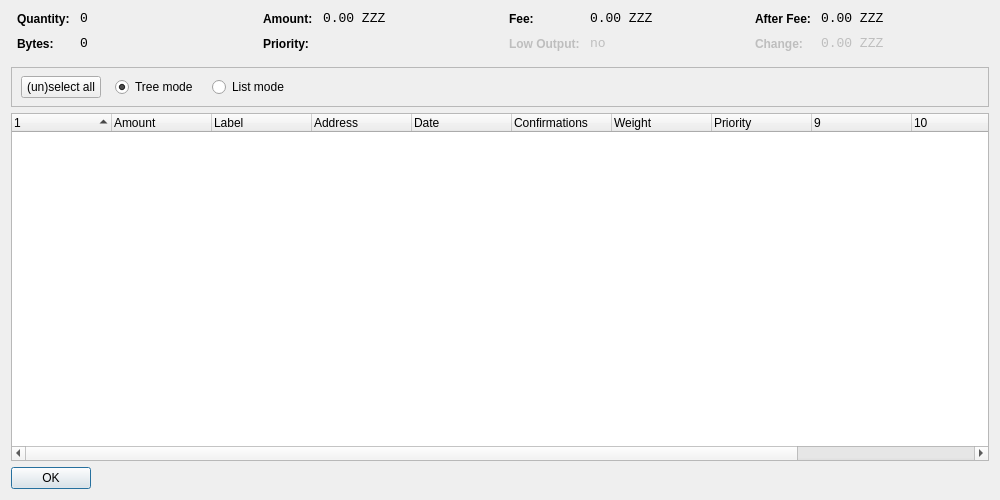
<?xml version="1.0" encoding="UTF-8"?>
<ui version="4.0">
 <class>CoinControlDialog</class>
 <widget class="QWidget" name="CoinControlDialog">
  <property name="geometry">
   <rect>
    <x>0</x>
    <y>0</y>
    <width>1000</width>
    <height>500</height>
   </rect>
  </property>
  <property name="windowTitle">
   <string>Coin Control</string>
  </property>
  <layout class="QVBoxLayout" name="verticalLayout">
   <item>
    <layout class="QHBoxLayout" name="horizontalLayoutTop" stretch="0,0,0,0">
     <property name="topMargin">
      <number>0</number>
     </property>
     <property name="bottomMargin">
      <number>10</number>
     </property>
     <item>
      <layout class="QFormLayout" name="formLayoutCoinControl1">
       <property name="horizontalSpacing">
        <number>10</number>
       </property>
       <property name="verticalSpacing">
        <number>10</number>
       </property>
       <property name="leftMargin">
        <number>6</number>
       </property>
       <property name="rightMargin">
        <number>6</number>
       </property>
       <item row="0" column="0">
        <widget class="QLabel" name="labelCoinControlQuantityText">
         <property name="styleSheet">
          <string notr="true">font-weight:bold;</string>
         </property>
         <property name="text">
          <string>Quantity:</string>
         </property>
        </widget>
       </item>
       <item row="0" column="1">
        <widget class="QLabel" name="labelCoinControlQuantity">
         <property name="font">
          <font>
           <family>Monospace</family>
           <pointsize>10</pointsize>
          </font>
         </property>
         <property name="cursor">
          <cursorShape>IBeamCursor</cursorShape>
         </property>
         <property name="contextMenuPolicy">
          <enum>Qt::ActionsContextMenu</enum>
         </property>
         <property name="text">
          <string notr="true">0</string>
         </property>
         <property name="textInteractionFlags">
          <set>Qt::LinksAccessibleByMouse|Qt::TextSelectableByKeyboard|Qt::TextSelectableByMouse</set>
         </property>
        </widget>
       </item>
       <item row="1" column="0">
        <widget class="QLabel" name="labelCoinControlBytesText">
         <property name="styleSheet">
          <string notr="true">font-weight:bold;</string>
         </property>
         <property name="text">
          <string>Bytes:</string>
         </property>
        </widget>
       </item>
       <item row="1" column="1">
        <widget class="QLabel" name="labelCoinControlBytes">
         <property name="font">
          <font>
           <family>Monospace</family>
           <pointsize>10</pointsize>
          </font>
         </property>
         <property name="cursor">
          <cursorShape>IBeamCursor</cursorShape>
         </property>
         <property name="contextMenuPolicy">
          <enum>Qt::ActionsContextMenu</enum>
         </property>
         <property name="text">
          <string notr="true">0</string>
         </property>
         <property name="textInteractionFlags">
          <set>Qt::LinksAccessibleByMouse|Qt::TextSelectableByKeyboard|Qt::TextSelectableByMouse</set>
         </property>
        </widget>
       </item>
      </layout>
     </item>
     <item>
      <layout class="QFormLayout" name="formLayoutCoinControl2">
       <property name="horizontalSpacing">
        <number>10</number>
       </property>
       <property name="verticalSpacing">
        <number>10</number>
       </property>
       <property name="leftMargin">
        <number>6</number>
       </property>
       <property name="rightMargin">
        <number>6</number>
       </property>
       <item row="0" column="0">
        <widget class="QLabel" name="labelCoinControlAmountText">
         <property name="styleSheet">
          <string notr="true">font-weight:bold;</string>
         </property>
         <property name="text">
          <string>Amount:</string>
         </property>
        </widget>
       </item>
       <item row="0" column="1">
        <widget class="QLabel" name="labelCoinControlAmount">
         <property name="font">
          <font>
           <family>Monospace</family>
           <pointsize>10</pointsize>
          </font>
         </property>
         <property name="cursor">
          <cursorShape>IBeamCursor</cursorShape>
         </property>
         <property name="contextMenuPolicy">
          <enum>Qt::ActionsContextMenu</enum>
         </property>
         <property name="text">
          <string notr="true">0.00 ZZZ</string>
         </property>
         <property name="textInteractionFlags">
          <set>Qt::LinksAccessibleByMouse|Qt::TextSelectableByKeyboard|Qt::TextSelectableByMouse</set>
         </property>
        </widget>
       </item>
       <item row="1" column="0">
        <widget class="QLabel" name="labelCoinControlPriorityText">
         <property name="styleSheet">
          <string notr="true">font-weight:bold;</string>
         </property>
         <property name="text">
          <string>Priority:</string>
         </property>
        </widget>
       </item>
       <item row="1" column="1">
        <widget class="QLabel" name="labelCoinControlPriority">
         <property name="font">
          <font>
           <family>Monospace</family>
           <pointsize>10</pointsize>
          </font>
         </property>
         <property name="cursor">
          <cursorShape>IBeamCursor</cursorShape>
         </property>
         <property name="contextMenuPolicy">
          <enum>Qt::ActionsContextMenu</enum>
         </property>
         <property name="text">
          <string/>
         </property>
         <property name="textInteractionFlags">
          <set>Qt::LinksAccessibleByMouse|Qt::TextSelectableByKeyboard|Qt::TextSelectableByMouse</set>
         </property>
        </widget>
       </item>
      </layout>
     </item>
     <item>
      <layout class="QFormLayout" name="formLayoutCoinControl3">
       <property name="horizontalSpacing">
        <number>10</number>
       </property>
       <property name="verticalSpacing">
        <number>10</number>
       </property>
       <property name="leftMargin">
        <number>6</number>
       </property>
       <property name="rightMargin">
        <number>6</number>
       </property>
       <item row="0" column="0">
        <widget class="QLabel" name="labelCoinControlFeeText">
         <property name="styleSheet">
          <string notr="true">font-weight:bold;</string>
         </property>
         <property name="text">
          <string>Fee:</string>
         </property>
        </widget>
       </item>
       <item row="0" column="1">
        <widget class="QLabel" name="labelCoinControlFee">
         <property name="font">
          <font>
           <family>Monospace</family>
           <pointsize>10</pointsize>
          </font>
         </property>
         <property name="cursor">
          <cursorShape>IBeamCursor</cursorShape>
         </property>
         <property name="contextMenuPolicy">
          <enum>Qt::ActionsContextMenu</enum>
         </property>
         <property name="text">
          <string notr="true">0.00 ZZZ</string>
         </property>
         <property name="textInteractionFlags">
          <set>Qt::LinksAccessibleByMouse|Qt::TextSelectableByKeyboard|Qt::TextSelectableByMouse</set>
         </property>
        </widget>
       </item>
       <item row="1" column="0">
        <widget class="QLabel" name="labelCoinControlLowOutputText">
         <property name="enabled">
          <bool>false</bool>
         </property>
         <property name="styleSheet">
          <string notr="true">font-weight:bold;</string>
         </property>
         <property name="text">
          <string>Low Output:</string>
         </property>
        </widget>
       </item>
       <item row="1" column="1">
        <widget class="QLabel" name="labelCoinControlLowOutput">
         <property name="enabled">
          <bool>false</bool>
         </property>
         <property name="font">
          <font>
           <family>Monospace</family>
           <pointsize>10</pointsize>
          </font>
         </property>
         <property name="cursor">
          <cursorShape>IBeamCursor</cursorShape>
         </property>
         <property name="contextMenuPolicy">
          <enum>Qt::ActionsContextMenu</enum>
         </property>
         <property name="text">
          <string>no</string>
         </property>
         <property name="textInteractionFlags">
          <set>Qt::LinksAccessibleByMouse|Qt::TextSelectableByKeyboard|Qt::TextSelectableByMouse</set>
         </property>
        </widget>
       </item>
      </layout>
     </item>
     <item>
      <layout class="QFormLayout" name="formLayoutCoinControl4">
       <property name="horizontalSpacing">
        <number>10</number>
       </property>
       <property name="verticalSpacing">
        <number>10</number>
       </property>
       <property name="leftMargin">
        <number>6</number>
       </property>
       <property name="rightMargin">
        <number>6</number>
       </property>
       <item row="0" column="0">
        <widget class="QLabel" name="labelCoinControlAfterFeeText">
         <property name="styleSheet">
          <string notr="true">font-weight:bold;</string>
         </property>
         <property name="text">
          <string>After Fee:</string>
         </property>
        </widget>
       </item>
       <item row="0" column="1">
        <widget class="QLabel" name="labelCoinControlAfterFee">
         <property name="font">
          <font>
           <family>Monospace</family>
           <pointsize>10</pointsize>
          </font>
         </property>
         <property name="cursor">
          <cursorShape>IBeamCursor</cursorShape>
         </property>
         <property name="contextMenuPolicy">
          <enum>Qt::ActionsContextMenu</enum>
         </property>
         <property name="text">
          <string notr="true">0.00 ZZZ</string>
         </property>
         <property name="textInteractionFlags">
          <set>Qt::LinksAccessibleByMouse|Qt::TextSelectableByKeyboard|Qt::TextSelectableByMouse</set>
         </property>
        </widget>
       </item>
       <item row="1" column="0">
        <widget class="QLabel" name="labelCoinControlChangeText">
         <property name="enabled">
          <bool>false</bool>
         </property>
         <property name="styleSheet">
          <string notr="true">font-weight:bold;</string>
         </property>
         <property name="text">
          <string>Change:</string>
         </property>
        </widget>
       </item>
       <item row="1" column="1">
        <widget class="QLabel" name="labelCoinControlChange">
         <property name="enabled">
          <bool>false</bool>
         </property>
         <property name="font">
          <font>
           <family>Monospace</family>
           <pointsize>10</pointsize>
          </font>
         </property>
         <property name="cursor">
          <cursorShape>IBeamCursor</cursorShape>
         </property>
         <property name="contextMenuPolicy">
          <enum>Qt::ActionsContextMenu</enum>
         </property>
         <property name="text">
          <string notr="true">0.00 ZZZ</string>
         </property>
         <property name="textInteractionFlags">
          <set>Qt::LinksAccessibleByMouse|Qt::TextSelectableByKeyboard|Qt::TextSelectableByMouse</set>
         </property>
        </widget>
       </item>
      </layout>
     </item>
    </layout>
   </item>
   <item>
    <widget class="QFrame" name="frame">
     <property name="minimumSize">
      <size>
       <width>0</width>
       <height>40</height>
      </size>
     </property>
     <property name="frameShape">
      <enum>QFrame::StyledPanel</enum>
     </property>
     <property name="frameShadow">
      <enum>QFrame::Sunken</enum>
     </property>
     <widget class="QWidget" name="horizontalLayoutWidget">
      <property name="geometry">
       <rect>
        <x>10</x>
        <y>0</y>
        <width>781</width>
        <height>41</height>
       </rect>
      </property>
      <layout class="QHBoxLayout" name="horizontalLayoutPanel" stretch="0,0,0,0">
       <property name="spacing">
        <number>14</number>
       </property>
       <item>
        <widget class="QPushButton" name="pushButtonSelectAll">
         <property name="sizePolicy">
          <sizepolicy hsizetype="Maximum" vsizetype="Fixed">
           <horstretch>0</horstretch>
           <verstretch>0</verstretch>
          </sizepolicy>
         </property>
         <property name="text">
          <string>(un)select all</string>
         </property>
        </widget>
       </item>
       <item>
        <widget class="QRadioButton" name="radioTreeMode">
         <property name="sizePolicy">
          <sizepolicy hsizetype="Maximum" vsizetype="Fixed">
           <horstretch>0</horstretch>
           <verstretch>0</verstretch>
          </sizepolicy>
         </property>
         <property name="text">
          <string>Tree mode</string>
         </property>
         <property name="checked">
          <bool>true</bool>
         </property>
        </widget>
       </item>
       <item>
        <widget class="QRadioButton" name="radioListMode">
         <property name="sizePolicy">
          <sizepolicy hsizetype="Maximum" vsizetype="Fixed">
           <horstretch>0</horstretch>
           <verstretch>0</verstretch>
          </sizepolicy>
         </property>
         <property name="text">
          <string>List mode</string>
         </property>
        </widget>
       </item>
       <item>
        <spacer name="horizontalSpacer">
         <property name="orientation">
          <enum>Qt::Horizontal</enum>
         </property>
         <property name="sizeHint" stdset="0">
          <size>
           <width>40</width>
           <height>20</height>
          </size>
         </property>
        </spacer>
       </item>
      </layout>
     </widget>
    </widget>
   </item>
   <item>
    <widget class="CoinControlTreeWidget" name="treeWidget">
     <property name="contextMenuPolicy">
      <enum>Qt::CustomContextMenu</enum>
     </property>
     <property name="sortingEnabled">
      <bool>false</bool>
     </property>
     <property name="columnCount">
      <number>12</number>
     </property>
     <attribute name="headerShowSortIndicator" stdset="0">
      <bool>true</bool>
     </attribute>
     <attribute name="headerStretchLastSection">
      <bool>false</bool>
     </attribute>
     <column>
      <property name="text">
       <string/>
      </property>
     </column>
     <column>
      <property name="text">
       <string>Amount</string>
      </property>
     </column>
     <column>
      <property name="text">
       <string>Label</string>
      </property>
     </column>
     <column>
      <property name="text">
       <string>Address</string>
      </property>
     </column>
     <column>
      <property name="text">
       <string>Date</string>
      </property>
     </column>
     <column>
      <property name="text">
       <string>Confirmations</string>
      </property>
      <property name="toolTip">
       <string>Confirmed</string>
      </property>
     </column>
     <column>
      <property name="text">
       <string>Weight</string>
      </property>
     </column>
     <column>
      <property name="text">
       <string>Priority</string>
      </property>
     </column>
     <column>
      <property name="text">
       <string/>
      </property>
     </column>
     <column>
      <property name="text">
       <string/>
      </property>
     </column>
     <column>
      <property name="text">
       <string/>
      </property>
     </column>
     <column>
      <property name="text">
       <string/>
      </property>
     </column>
    </widget>
   </item>
   <item>
    <widget class="QDialogButtonBox" name="buttonBox">
     <property name="sizePolicy">
      <sizepolicy hsizetype="Maximum" vsizetype="Fixed">
       <horstretch>0</horstretch>
       <verstretch>0</verstretch>
      </sizepolicy>
     </property>
     <property name="orientation">
      <enum>Qt::Horizontal</enum>
     </property>
     <property name="standardButtons">
      <set>QDialogButtonBox::Ok</set>
     </property>
    </widget>
   </item>
  </layout>
 </widget>
 <customwidgets>
  <customwidget>
   <class>CoinControlTreeWidget</class>
   <extends>QTreeWidget</extends>
   <header>coincontroltreewidget.h</header>
  </customwidget>
 </customwidgets>
 <resources/>
 <connections/>
</ui>
